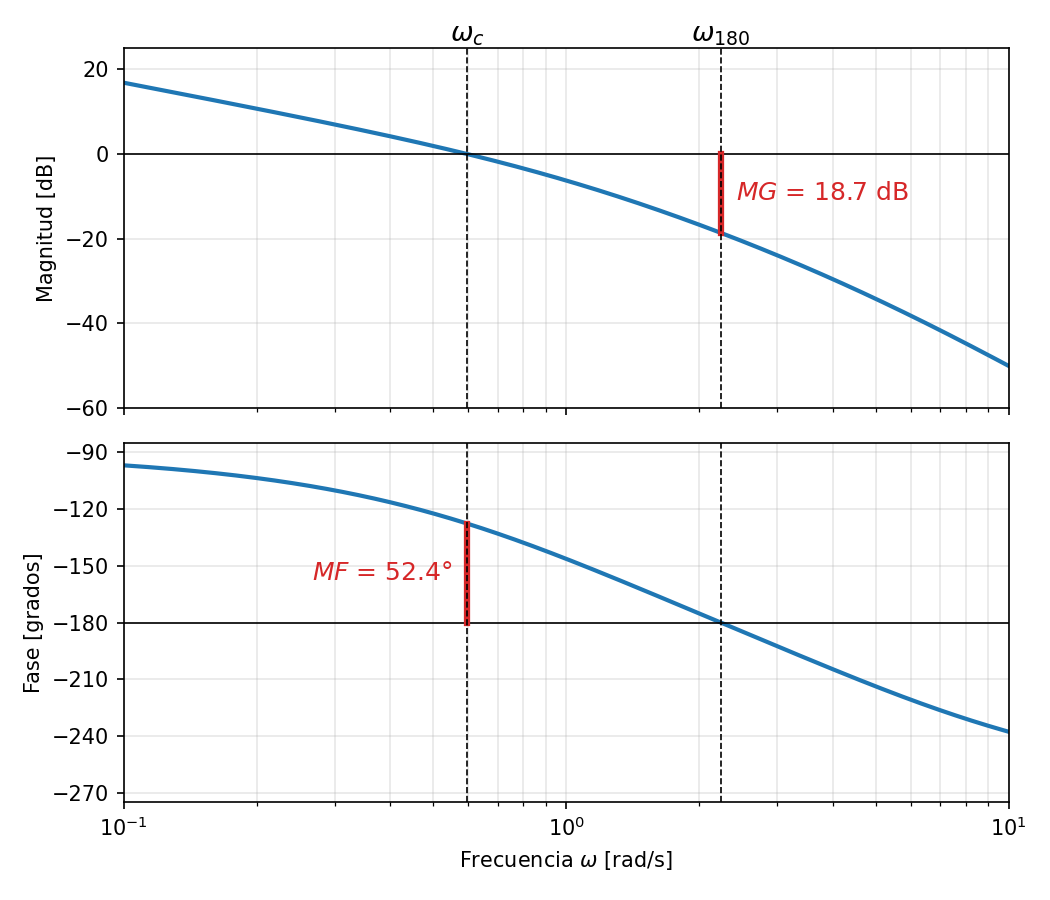

Write Python code to recreate this figure.
"""Genera espec_frec_fig3.png: márgenes de ganancia y de fase sobre el
diagrama de Bode de la función de lazo L.
"""
import control as ctrl
import matplotlib.pyplot as plt
import numpy as np

# Función de lazo de ejemplo: integrador + dos polos
L = ctrl.tf(0.7, np.polymul([1, 1, 0], [0.2, 1]))

omega = np.logspace(-1, 1, 1000)
resp = ctrl.frequency_response(L, omega)
mag_db = 20 * np.log10(resp.magnitude)
phase = np.unwrap(resp.phase) * 180 / np.pi

gm, pm, w180, wc = ctrl.margin(L)
mag_w180 = 20 * np.log10(np.abs(L(1j * w180)))
phase_wc = np.angle(L(1j * wc), deg=True)

fig, (ax1, ax2) = plt.subplots(2, 1, figsize=(7, 6), sharex=True)

# Magnitud
ax1.semilogx(omega, mag_db, color="C0", lw=2)
ax1.axhline(0, color="k", lw=0.8)
ax1.plot([w180, w180], [mag_w180, 0], color="C3", lw=3)
ax1.text(w180 * 1.08, mag_w180 / 2, f"$MG$ = {-mag_w180:.1f} dB",
         color="C3", va="center", fontsize=12)
ax1.set_ylabel("Magnitud [dB]")
ax1.set_ylim(-60, 25)

# Fase
ax2.semilogx(omega, phase, color="C0", lw=2)
ax2.axhline(-180, color="k", lw=0.8)
ax2.plot([wc, wc], [-180, phase_wc], color="C3", lw=3)
ax2.text(wc / 1.08, (phase_wc - 180) / 2, f"$MF$ = {pm:.1f}°",
         color="C3", va="center", ha="right", fontsize=12)
ax2.set_ylabel("Fase [grados]")
ax2.set_xlabel(r"Frecuencia $\omega$ [rad/s]")
ax2.set_ylim(-275, -85)
ax2.set_yticks(np.arange(-270, -89, 30))

for ax in (ax1, ax2):
    ax.axvline(wc, color="k", lw=0.8, ls="--")
    ax.axvline(w180, color="k", lw=0.8, ls="--")
    ax.grid(True, which="both", alpha=0.3)
    ax.set_xlim(omega[0], omega[-1])

trans = ax1.get_xaxis_transform()
ax1.text(wc, 1.02, r"$\omega_c$", transform=trans, ha="center", fontsize=13)
ax1.text(w180, 1.02, r"$\omega_{180}$", transform=trans, ha="center",
         fontsize=13)

fig.tight_layout()
fig.savefig("espec_frec_fig3.png", dpi=150)
print(f"wc={wc:.3f}, w180={w180:.3f}, MG={-mag_w180:.1f} dB, MF={pm:.1f}°")
